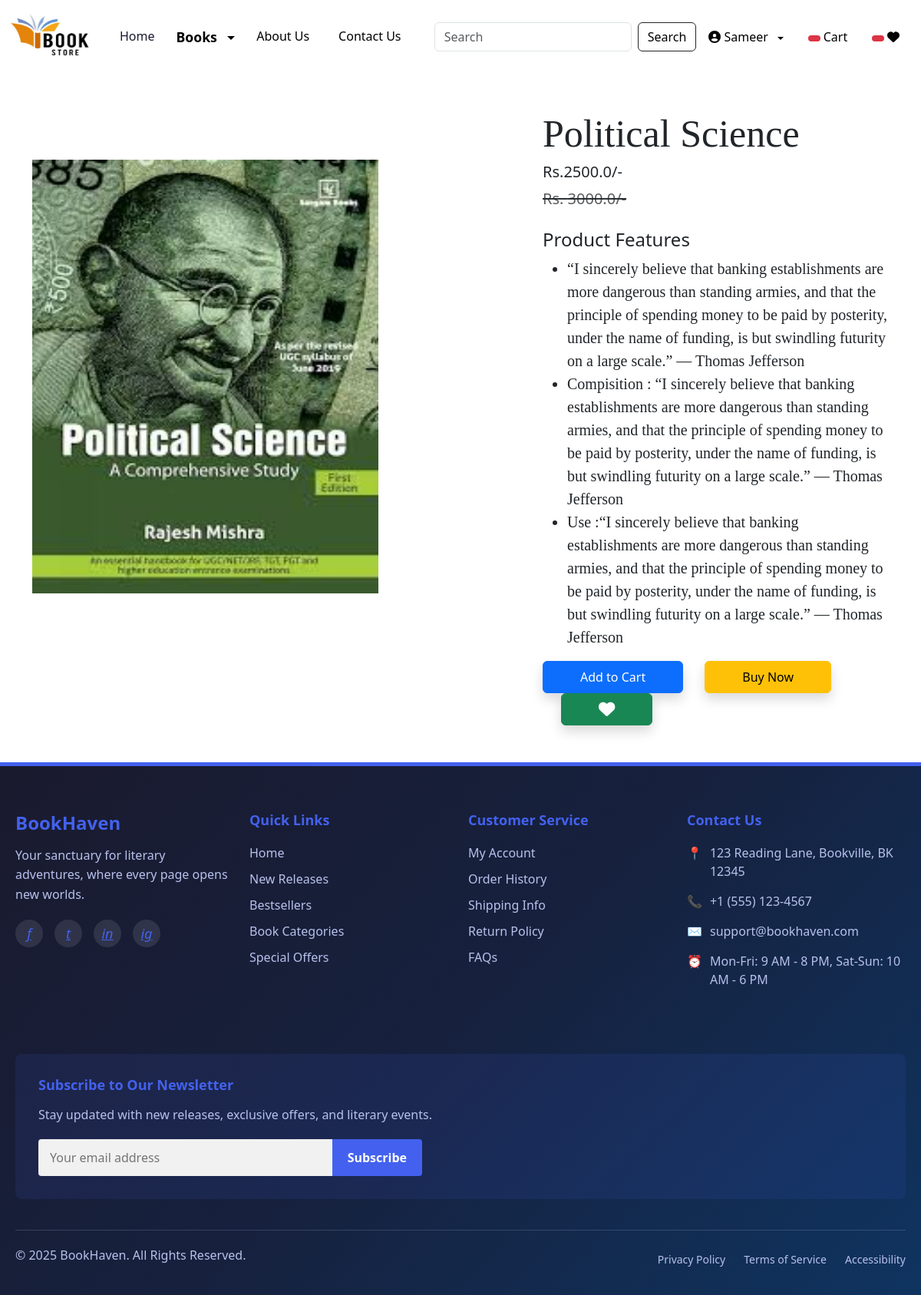
The page /product-detail/28 (signed in) on the database its author committed.
### app/models.py (models this page shows, shortened)
class Product(models.Model):
    title = models.CharField(max_length=100)
    selling_price = models.FloatField()
    discounted_price = models.FloatField()
    description = models.TextField()
    composition = models.TextField(default='')
    prodapp = models.TextField(default='')
    category = models.CharField(choices=CATEGORY_CHOICES, max_length=2)
    product_image = models.ImageField(upload_to='product')

### app/views.py (the view)
# urls.py: path("product-detail/<int:pk>", views.ProductDetail.as_view(),name="product-detail"),
@method_decorator(login_required,name='dispatch')
class ProductDetail(View):
    def get(self,request,pk):
        product = Product.objects.get(pk=pk)
        wishlist = Wishlist.objects.filter(Q(product=product) & Q(user=request.user))
        totalitem = 0
        wishitem=0
        if request.user.is_authenticated:
            totalitem = len(Cart.objects.filter(user=request.user))
            wishitem = len(Wishlist.objects.filter(user=request.user))
        return render(request,"app/productdetail.html",locals())

### app/templates/app/productdetail.html (shortened to what this page needs)
{% extends 'app/base.html' %}
{% load static %}
{% block main-content %}
    <div class="container my-5">
        <div class="row flex justify-content-between">
            <div class="img2 col-lg-5 mt-5">
                <img src="{{product.product_image.url}}" class="image col-xs-6 col-sm-12 col-lg-12 mt-3 text-sm-center w-100 h-75"  alt="">
            </div>
            <div class="productdetail col-lg-5">
                <h1 style="font-family: Georgia; font-size: 50px;">{{product.title}}</h1>
                <h5>Rs.{{product.discounted_price}}/-</h5>
                <small class="text-decoration-line-through text-muted fs-5"><del>Rs. {{product.selling_price}}/- </small></del>
                <br><br><h4>Product Features</h4>
                <ul class="fs-5"  style="font-family: Rajdhani;">
                    <li>{{product.description}}</li>
                    <li>Compisition : {{product.composition}}</li>
                    <li>Use :{{product.prodapp}}</li>
                </ul>
                <form action="/add-to-cart" class="d-inline">
                    <button type="submit" class="btn btn-primary shadow px-5 py-2">Add to Cart</button>
                </form>
                <a href="{% url 'showcart' %}" class="btn btn-warning shadow px-5 py-2 ms-4">Buy Now</a>
                {% if wishlist %}
                <a pid={{product.id}} class="minus-wishlist btn btn-danger shadow px-5 py-2 ms-4"><i class="fas fa-heart fa-lg"></i></a>
               {% else %}
                <a pid={{product.id}} class="plus-wishlist btn btn-success shadow px-5 py-2 ms-4"><i class="fas fa-heart fa-lg"></i></a>
               {% endif %}
            </div>
        </div>
    </div>
{% endblock main-content %}

### app/templates/app/base.html (shortened to what this page needs)
<!DOCTYPE html>
{% load static %}
<html lang="en">
<head>
    <link href="https://cdn.jsdelivr.net/npm/bootstrap@5.3.3/dist/css/bootstrap.min.css" rel="stylesheet">
    <link rel="stylesheet" href="{% static 'app/css/owl.carousel.min.css' %}" />
    <link rel="stylesheet" href="{% static 'app/css/all.min.css' %}" />
    <link rel="stylesheet" href="{% static 'app/css/style.css' %}" />
</head>
<body>
  <nav class="navbar navbar-expand-lg navbar-dark" style="background-color: white;">
        <div class="container-fluid">
          <a class="navbar-brand" href="#">
            <img src="{% static "app/images/banner/xyz.png" %}" width="120" height="70" />
          </a>
          <div class="collapse navbar-collapse" id="navbarSupportedContent">
            <ul class="navbar-nav me-auto mb-2 mb-lg-0">
              <li class="nav-item" style="border-right: 2px solid white; padding-right: 10px; margin-right: 10px rounded;">
                <a class="nav-link active " aria-current="page" href="/" style="color: #1a1a2e;">Home</a>
              </li>
              <li class="nav-item dropdown" style="border-right: 2px solid white; padding-right: 10px; margin-right: 10px rounded;">
                <a class="nav-link dropdown-toggle" href="#" role="button" data-bs-toggle="dropdown" aria-expanded="false" style="color: black; font-weight: 600; font-size: 1.1rem; cursor: pointer;">
                  Books
                </a>
              </li>
              <li class="nav-item" style="border-right: 2px solid white; padding-right: 10px; margin-right: 10px;">
                <a class="nav-link" href="{% url 'about' %}" style="color: black;">About Us</a>
              </li>
              <li class="nav-item">
                <a class="nav-link" href="{% url 'contact' %}" style="color: black;">Contact Us</a>
              </li>
            </ul>
            <form class="d-flex" role="search" action="/search">
              <input class="form-control me-2" type="search" placeholder="Search" name="search"  aria-label="Search">
              <button class="btn btn-outline-dark" type="submit" style="color: black;">Search</button>
            </form>
          </div>
          <ul class="navbar-nav me-auto mb-2 mb-lg-0 rounded">
            <li class="nav-item dropdown mx-2">
              {% if user.is_authenticated %}
              <a class="nav-link dropdown-toggle" id="profileDropdown" role="button" data-bs-toggle="dropdown" aria-expanded="false" style="color: black;">
                <i class="fas fa-user-circle me-1"></i>{{ user.username }}
              </a>
                {% endif %}
            </li>
            <li class="nav-item mx-2">
              <a href="{% url 'showcart' %}" class="nav-link" style="color: black;">
                <span class="badge bg-danger">
                </span>
                Cart
              </a>
            </li>
            <li class="nav-item mx-2">
              <a href="{% url 'showwishlist' %}" class="nav-link text-white">
                <span class="badge bg-danger">
                </span>
                <i class="fa fa-heart" style="color: black;"></i>
              </a>
            </li>
          </ul>
        </div>
      </nav>
      {% block main-content %}{% endblock main-content %}
      <footer style="background: linear-gradient(135deg, #1a1a2e 0%, #16213e 50%, #0f3460 100%); color: #f1f1f1; padding: 60px 0 30px; font-family: 'Segoe UI', Tahoma, Geneva, Verdana, sans-serif; border-top: 5px solid #4361ee;">
        <div style="max-width: 1200px; margin: 0 auto; padding: 0 20px;">
          <div style="display: flex; flex-wrap: wrap; justify-content: space-between; margin-bottom: 40px;">
            <div style="flex: 1; min-width: 240px; margin-bottom: 30px; padding-right: 20px;">
              <h3 style="color: #4361ee; font-size: 24px; margin-bottom: 15px; font-weight: 700;">BookHaven</h3>
              <p style="line-height: 1.6; color: #b8c1ec; margin-bottom: 20px;">Your sanctuary for literary adventures, where every page opens new worlds.</p>
              <div style="display: flex; gap: 15px;">
                <a href="#" style="color: #4361ee; display: inline-block; width: 36px; height: 36px; line-height: 36px; text-align: center; border-radius: 50%; background-color: rgba(255,255,255,0.1); transition: all 0.3s ease;">
                  <i style="font-size: 18px;">f</i>
                </a>
                <a href="#" style="color: #4361ee; display: inline-block; width: 36px; height: 36px; line-height: 36px; text-align: center; border-radius: 50%; background-color: rgba(255,255,255,0.1); transition: all 0.3s ease;">
                  <i style="font-size: 18px;">t</i>
                </a>
                <a href="#" style="color: #4361ee; display: inline-block; width: 36px; height: 36px; line-height: 36px; text-align: center; border-radius: 50%; background-color: rgba(255,255,255,0.1); transition: all 0.3s ease;">
                  <i style="font-size: 18px;">in</i>
                </a>
                <a href="#" style="color: #4361ee; display: inline-block; width: 36px; height: 36px; line-height: 36px; text-align: center; border-radius: 50%; background-color: rgba(255,255,255,0.1); transition: all 0.3s ease;">
                  <i style="font-size: 18px;">ig</i>
                </a>
              </div>
            </div>
            <div style="flex: 1; min-width: 160px; margin-bottom: 30px;">
              <h4 style="color: #4361ee; font-size: 18px; margin-bottom: 20px; font-weight: 600;">Quick Links</h4>
              <ul style="list-style: none; padding: 0; margin: 0;">
                <li style="margin-bottom: 10px;"><a href="#" style="color: #b8c1ec; text-decoration: none; transition: color 0.3s ease;">Home</a></li>
                <li style="margin-bottom: 10px;"><a href="#" style="color: #b8c1ec; text-decoration: none; transition: color 0.3s ease;">New Releases</a></li>
                <li style="margin-bottom: 10px;"><a href="#" style="color: #b8c1ec; text-decoration: none; transition: color 0.3s ease;">Bestsellers</a></li>
                <li style="margin-bottom: 10px;"><a href="#" style="color: #b8c1ec; text-decoration: none; transition: color 0.3s ease;">Book Categories</a></li>
                <li style="margin-bottom: 10px;"><a href="#" style="color: #b8c1ec; text-decoration: none; transition: color 0.3s ease;">Special Offers</a></li>
              </ul>
            </div>
            <div style="flex: 1; min-width: 160px; margin-bottom: 30px;">
              <h4 style="color: #4361ee; font-size: 18px; margin-bottom: 20px; font-weight: 600;">Customer Service</h4>
              <ul style="list-style: none; padding: 0; margin: 0;">
                <li style="margin-bottom: 10px;"><a href="#" style="color: #b8c1ec; text-decoration: none; transition: color 0.3s ease;">My Account</a></li>
                <li style="margin-bottom: 10px;"><a href="#" style="color: #b8c1ec; text-decoration: none; transition: color 0.3s ease;">Order History</a></li>
                <li style="margin-bottom: 10px;"><a href="#" style="color: #b8c1ec; text-decoration: none; transition: color 0.3s ease;">Shipping Info</a></li>
                <li style="margin-bottom: 10px;"><a href="#" style="color: #b8c1ec; text-decoration: none; transition: color 0.3s ease;">Return Policy</a></li>
                <li style="margin-bottom: 10px;"><a href="#" style="color: #b8c1ec; text-decoration: none; transition: color 0.3s ease;">FAQs</a></li>
              </ul>
            </div>
            <div style="flex: 1; min-width: 240px; margin-bottom: 30px;">
              <h4 style="color: #4361ee; font-size: 18px; margin-bottom: 20px; font-weight: 600;">Contact Us</h4>
              <p style="margin-bottom: 15px; display: flex; align-items: flex-start; color: #b8c1ec;">
                <span style="margin-right: 10px; color: #4361ee;">📍</span>
                <span>123 Reading Lane, Bookville, BK 12345</span>
              </p>
              <p style="margin-bottom: 15px; display: flex; align-items: flex-start; color: #b8c1ec;">
                <span style="margin-right: 10px; color: #4361ee;">📞</span>
                <span>+1 (555) 123-4567</span>
              </p>
              <p style="margin-bottom: 15px; display: flex; align-items: flex-start; color: #b8c1ec;">
                <span style="margin-right: 10px; color: #4361ee;">✉️</span>
                <span>support@bookhaven.com</span>
              </p>
              <p style="margin-bottom: 15px; display: flex; align-items: flex-start; color: #b8c1ec;">
                <span style="margin-right: 10px; color: #4361ee;">⏰</span>
                <span>Mon-Fri: 9 AM - 8 PM, Sat-Sun: 10 AM - 6 PM</span>
              </p>
            </div>
          </div>
          <div style="background-color: rgba(67, 97, 238, 0.1); padding: 30px; border-radius: 8px; margin-bottom: 40px;">
            <h4 style="color: #4361ee; font-size: 18px; margin-bottom: 15px; font-weight: 600;">Subscribe to Our Newsletter</h4>
            <p style="color: #b8c1ec; margin-bottom: 20px;">Stay updated with new releases, exclusive offers, and literary events.</p>
            <div style="display: flex; max-width: 500px;">
              <input type="email" placeholder="Your email address" style="flex: 1; padding: 12px 15px; border: none; border-radius: 4px 0 0 4px; background-color: #f1f1f1; color: #333;">
              <button style="padding: 12px 20px; background-color: #4361ee; color: white; border: none; border-radius: 0 4px 4px 0; cursor: pointer; font-weight: 600;">Subscribe</button>
            </div>
          </div>
          <div style="border-top: 1px solid rgba(184, 193, 236, 0.2); padding-top: 20px; display: flex; flex-wrap: wrap; justify-content: space-between; align-items: center;">
            <p style="color: #b8c1ec; margin-bottom: 10px;">© 2025 BookHaven. All Rights Reserved.</p>
            <div>
              <a href="#" style="color: #b8c1ec; text-decoration: none; margin-left: 20px; font-size: 14px;">Privacy Policy</a>
              <a href="#" style="color: #b8c1ec; text-decoration: none; margin-left: 20px; font-size: 14px;">Terms of Service</a>
              <a href="#" style="color: #b8c1ec; text-decoration: none; margin-left: 20px; font-size: 14px;">Accessibility</a>
            </div>
          </div>
        </div>
      </footer>
</body>
</html>

### app/templates/app/base.html (style rules this page uses)
.dropdown-toggle::after { display: inline-block; margin-left: 0.5em; vertical-align: middle; content: ""; border-top: 0.3em solid; border-right: 0.3em solid transparent; border-bottom: 0; border-left: 0.3em solid transparent; }

### rows shown on the page
Product: product_image (picture), title "Political Science", discounted_price "2500.0", selling_price "3000.0", description "“I sincerely believe that banking establishments are more dangerous than standing armies, and that the principle of spending money to be paid by posterity, under the name of funding, is but swindling futurity on a large scale.” ― Thomas Jefferson", composition "“I sincerely believe that banking establishments are more dangerous than standing armies, and that the principle of spending money to be paid by posterity, under the name of funding, is but swindling futurity on a large scale.” ― Thomas Jefferson", prodapp "“I sincerely believe that banking establishments are more dangerous than standing armies, and that the principle of spending money to be paid by posterity, under the name of funding, is but swindling futurity on a large scale.” ― Thomas Jefferson"

### other values the page prints
{{ user.username }} "Sameer"
